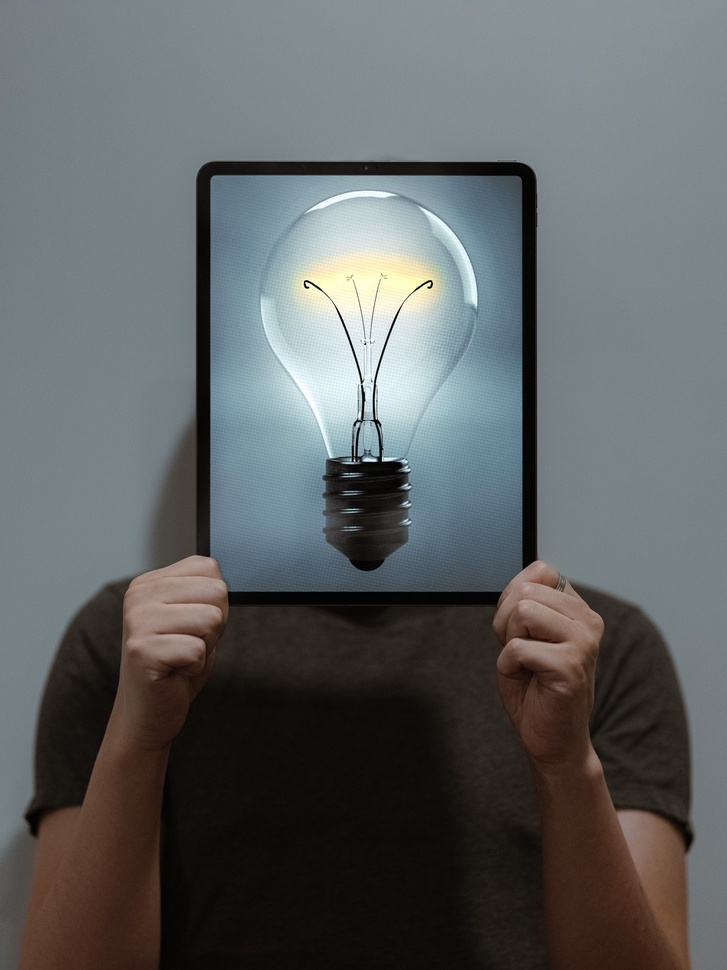
#> input picture draw-rectangles-together-client/showcase/light.jpg, 727 x 970 px, shrunk from 1857 x 2476 before the run, found by its file name
$ python process_image.py
#> lines starting #> are read from the running program, lines starting #| are printed output that depends on the picture
import numpy as np
import scipy
from scipy import ndimage
import imageio
from multiprocessing import Pool
import json

GAP_SIZE = 10
MINIMUM_THRESHOLD = 0.5
SIGMA = 5


def rgb2gray(rgb):
    return np.dot(rgb[..., :3], [0.299, 0.587, 0.144])


def sobel(file):
#> called with file = 'light.jpg'
    im = imageio.imread(file)
#> im is the input picture: shape (970, 727, 3); mean R, G, B 94.8, 98.5, 99.1
    gray = rgb2gray(im)
    gray = gray.astype('int32')
    gray = ndimage.gaussian_filter(gray, sigma=SIGMA)
    dx = ndimage.sobel(gray, 0)  # horizontal derivative
    dy = ndimage.sobel(gray, 1)  # vertical derivative
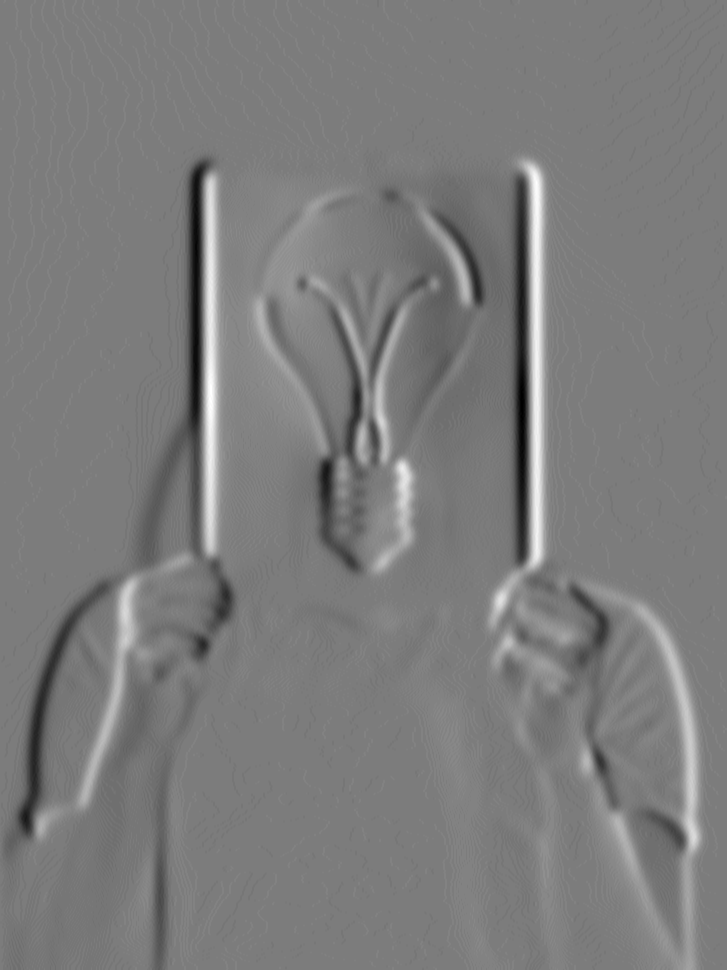
#> dy: shape (970, 727) int32; min -80, max 84, mean 0.1; drawn with min black and max white
    mag = np.hypot(dx, dy)   # magnitude
    mag *= 255.0 / np.max(mag)  # normalize (Q&D)
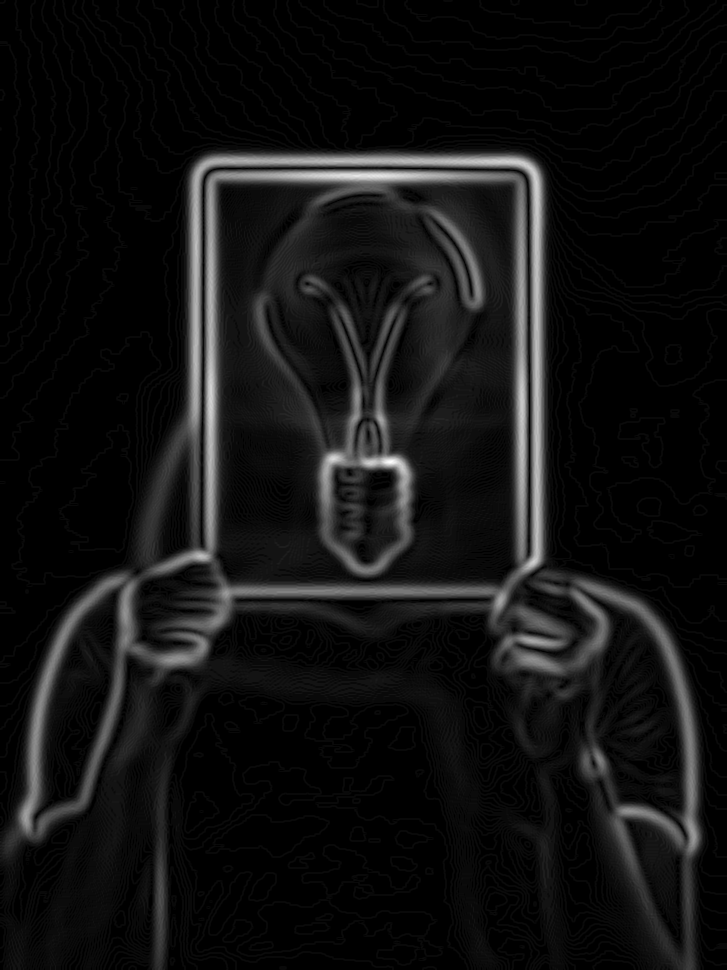
#> mag: shape (970, 727) float64; min 0, max 255, mean 18.6
    # mag += gray.astype("float64") / 255
    # mag *= 255.0 / np.max(mag)  # normalize (Q&D)
    return mag.T


def computeRegionHex(img, x_start, y_start, x_end, y_end):
    area = (x_end - x_start) * (y_end - y_start)
    if area == 0:
        area = 1
    r = int(img[x_start:x_end, y_start:y_end, 0].sum() * 1.0 / area)
    g = int(img[x_start:x_end, y_start:y_end, 1].sum() * 1.0 / area)
    b = int(img[x_start:x_end, y_start:y_end, 2].sum() * 1.0 / area)
    return '#%02x%02x%02x' % (r, g, b)


def row_compute_values(slice, x_start, y_start, x_end, y_end, level, i, id):
    best_point = (-1, -1)
    best_weight = -1
    for j in range(int(GAP_SIZE), y_end - y_start - int(GAP_SIZE), GAP_SIZE):
        # we want to compute the weight of the four region
        # if we decide to use this point as a cut
        results = [0, 0, 0, 0]
        results[0] = slice[0:i, 0:j].sum() * 1.0 / (i * j)
        results[1] = slice[i:x_end - x_start, 0:j].sum() * \
            1.0 / ((x_end - x_start - i) * j)
        results[2] = slice[0:i, j: y_end - y_start].sum() * 1.0 / \
            (i * (y_end - y_start - j))
        results[3] = slice[i:x_end - x_start, j: y_end - y_start].sum() * 1.0 / (
            (x_end - x_start - i) * (y_end - y_start - j))

        # compute the local minimum, we want the minimum to be larger than maximum
        local_minimum = float("inf")
        for k in range(4):
            for l in range(k+1, 4):
                if abs(results[k] - results[l]) < local_minimum:
                    local_minimum = abs(results[k] - results[l])

        # now if local minimum is better than best weight
        if local_minimum > best_weight:
            best_point = (x_start + i, y_start + j)
            best_weight = local_minimum
    # if it is 0 somehow, return the weight as -1
    if (best_weight <= MINIMUM_THRESHOLD):
        return {"x_start": x_start, "x_end": x_end, "y_start": y_start, "y_end": y_end, "level": level, "weight": -1, "x": -1, "y": -1, "id": id}
    else:
        # else return the data
        print("Row:", i, ", width:", x_end - x_start, ", weight:", best_weight)
        return {"x_start": x_start, "x_end": x_end, "y_start": y_start, "y_end": y_end, "level": level, "weight": best_weight, "x": best_point[0], "y": best_point[1], "id": id}


def choosePoint(img, x_start, y_start, x_end, y_end, level, id):
    x_start = int(x_start)
    x_end = int(x_end)
    y_start = int(y_start)
    y_end = int(y_end)
    if level >= 24:
        # too many levels
        return {"x_start": x_start, "x_end": x_end, "y_start": y_start, "y_end": y_end, "level": level, "weight": -1, "x": -1, "y": -1, "id": id}
    if (x_end - x_start < GAP_SIZE or y_end - y_start < GAP_SIZE):
        # block too small
        return {"x_start": x_start, "x_end": x_end, "y_start": y_start, "y_end": y_end, "level": level, "weight": -1, "x": -1, "y": -1, "id": id}

    # now we want to get the portion of the image
    slice = img[x_start:x_end, y_start: y_end]
    arguments = []
    for i in range(int(GAP_SIZE), x_end - x_start - int(GAP_SIZE), GAP_SIZE):
        arguments.append((slice, x_start, y_start, x_end, y_end, level, i, id))

    with Pool(20) as pool:
        results = pool.starmap(row_compute_values, arguments)
        # we want the highest result
        results = sorted(results, key=lambda x: x["weight"], reverse=True)
        if (len(results) == 0):
            return {"x_start": x_start, "x_end": x_end, "y_start": y_start, "y_end": y_end, "level": level, "weight": -1, "x": -1, "y": -1, "id": id}
        return results[0]


def processImage(file):
    sobel_image = sobel(file)
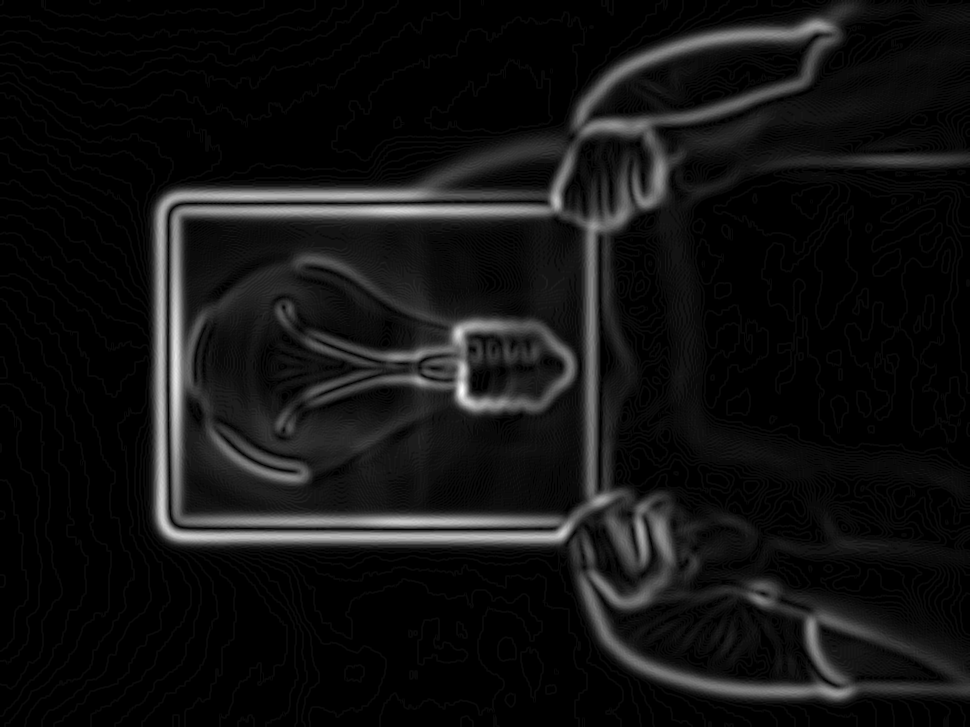
#> sobel_image: shape (727, 970) float64; min 0, max 255, mean 18.6
    original = imageio.imread(file, pilmode="RGB").transpose(1, 0, 2)
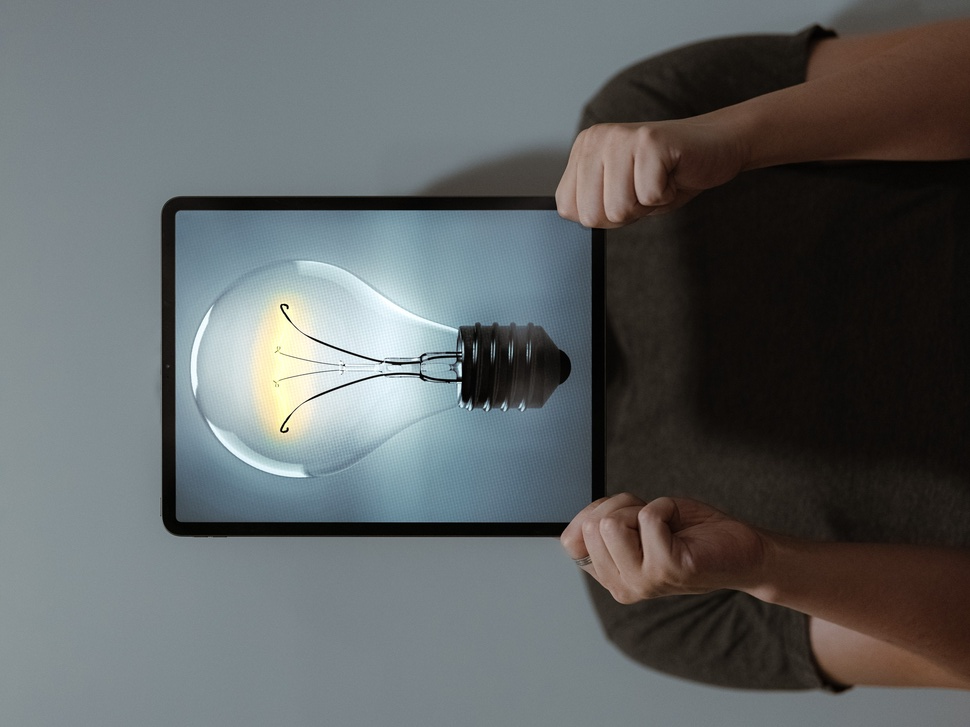
#> original: shape (727, 970, 3); mean R, G, B 94.8, 98.5, 99.1
    width = sobel_image.shape[0]
#> width = 727
    height = sobel_image.shape[1]
#> height = 970

    queue = []
    points = []
    r = choosePoint(sobel_image, 0, 0, width, height, 0, 0)
#> after the loop in choosePoint, `for i in range(int(GAP_SIZE), x_end - x_start - int(GAP_SIZE), GAP_SIZ..`: arguments = 71 items
#> r = 9 items
    colors = {}
    if (r["weight"] > 0):
        # append the works
        queue.append(r)
        points.append({"x": r["x"], "y": r["y"]})
    else:
        colors[str(r["id"])] = computeRegionHex(
            original, 0, 0, width, height)

    while len(queue) != 0:
        split_point = queue.pop()
        id = split_point["id"]

        r = choosePoint(sobel_image, split_point["x_start"], split_point["y_start"],
                        split_point["x"], split_point["y"], split_point["level"] + 1, id*4 + 1)
        if r["weight"] > 0:
            queue.append(r)
            points.append({"x": r["x"], "y": r["y"]})
        else:
            colors[str(r["id"])] = computeRegionHex(
                original, r["x_start"], r["y_start"], r["x_end"], r["y_end"])

        r = choosePoint(sobel_image, split_point["x"], split_point["y_start"],
                        split_point["x_end"], split_point["y"], split_point["level"] + 1, id*4 + 2)
        if r["weight"] > 0:
            queue.append(r)
            points.append({"x": r["x"], "y": r["y"]})
        else:
            colors[str(r["id"])] = computeRegionHex(
                original, r["x_start"], r["y_start"], r["x_end"], r["y_end"])

        r = choosePoint(sobel_image, split_point["x_start"], split_point["y"], split_point["x"],
                        split_point["y_end"], split_point["level"] + 1, id*4 + 3)
        if r["weight"] > 0:
            queue.append(r)
            points.append({"x": r["x"], "y": r["y"]})
        else:
            colors[str(r["id"])] = computeRegionHex(
                original, r["x_start"], r["y_start"], r["x_end"], r["y_end"])

        r = choosePoint(sobel_image, split_point["x"], split_point["y"], split_point["x_end"],
                        split_point["y_end"], split_point["level"] + 1, id*4 + 4)
        if r["weight"] > 0:
            queue.append(r)
            points.append({"x": r["x"], "y": r["y"]})
        else:
            colors[str(r["id"])] = computeRegionHex(
                original, r["x_start"], r["y_start"], r["x_end"], r["y_end"])
#> this loop made 134 passes
#> id on passes 1 to 3: 0, 4, 20
#> (printed output is left out)
#> pass 1, in choosePoint (call 3), `slice = img[x_start:x_end, y_start: y_end]`:
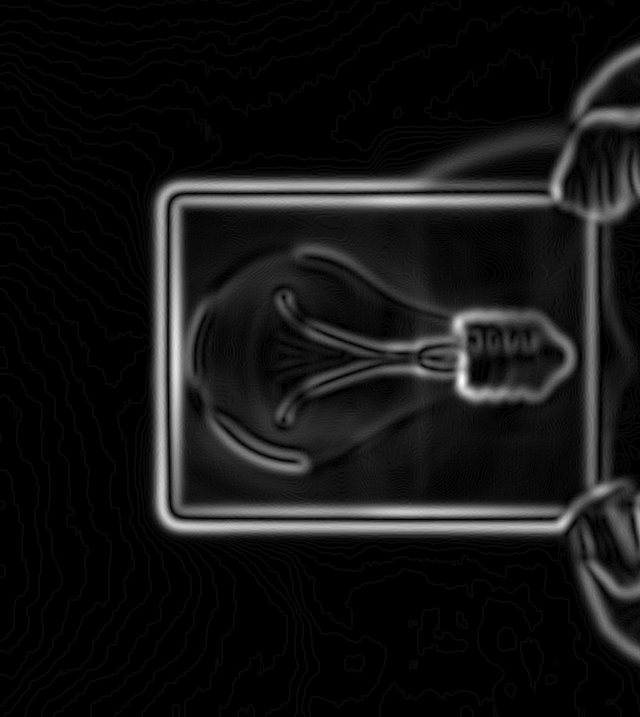
#> slice: shape (717, 640) float64; min 0, max 255, mean 21.2
#> pass 1, in choosePoint (call 5), `slice = img[x_start:x_end, y_start: y_end]`:
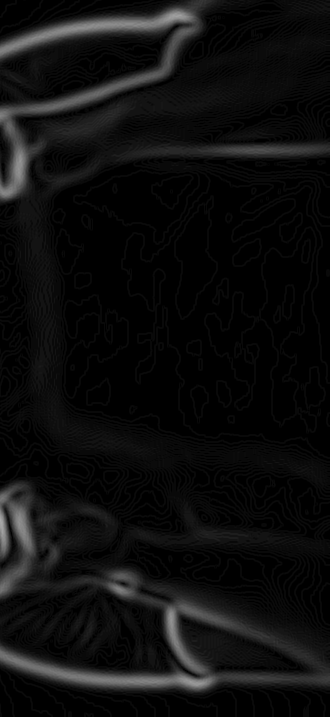
#> slice: shape (717, 330) float64; min 0, max 171, mean 14.1
#> pass 2, in choosePoint (call 7), `slice = img[x_start:x_end, y_start: y_end]`:
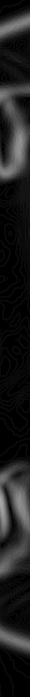
#> slice: shape (697, 30) float64; min 0, max 171, mean 29.8

    print(width, height)
    print(points)
    print(colors)

    json_result = {}
    json_result["type"] = "draw-rectangles-path"
    json_result["width"] = width
    json_result["height"] = height
    json_result["points"] = points
    json_result["colors"] = colors

    out_file = open("path.json", "w")
    json.dump(json_result, out_file)
    out_file.close()


processImage("light.jpg")
